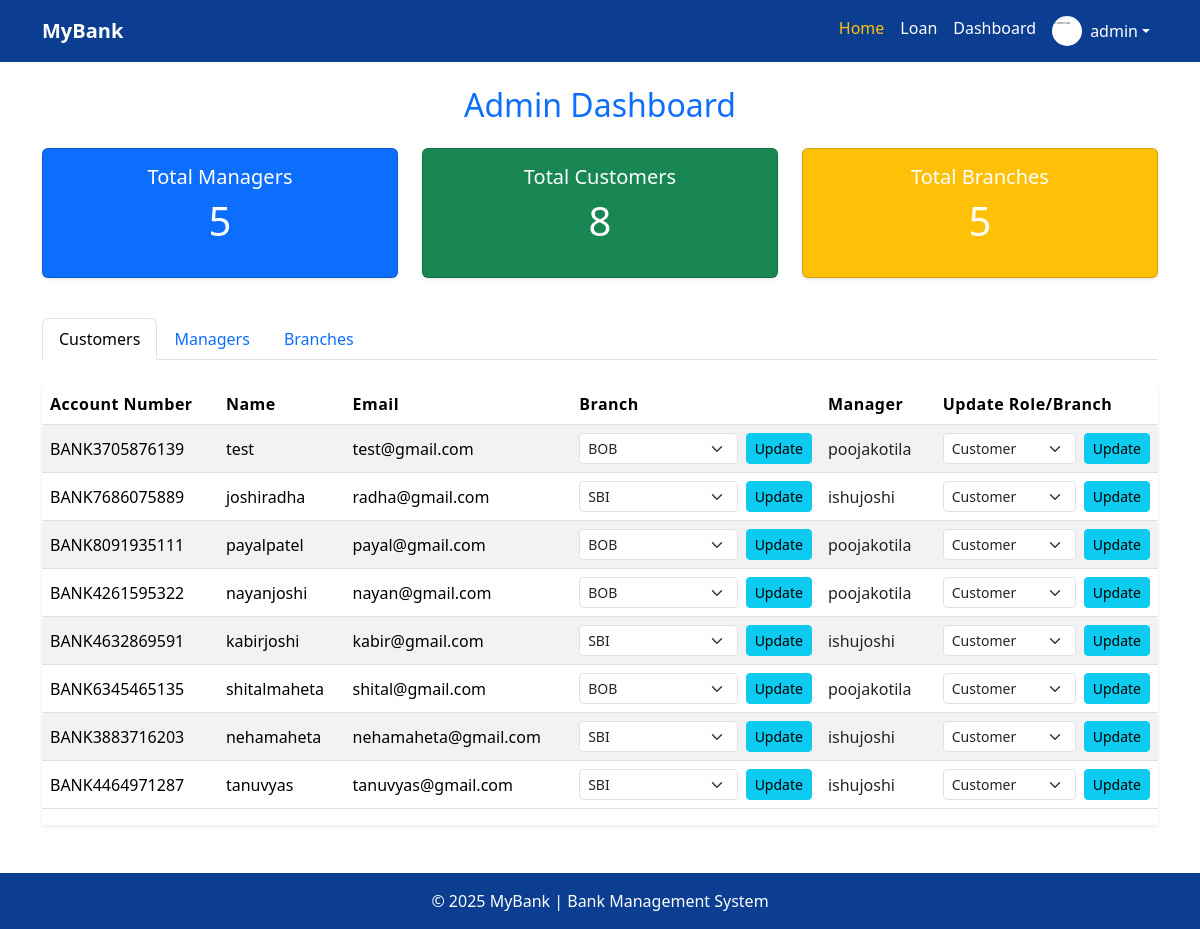
Before: /dashboard/admin/ (signed in) with the older database file.
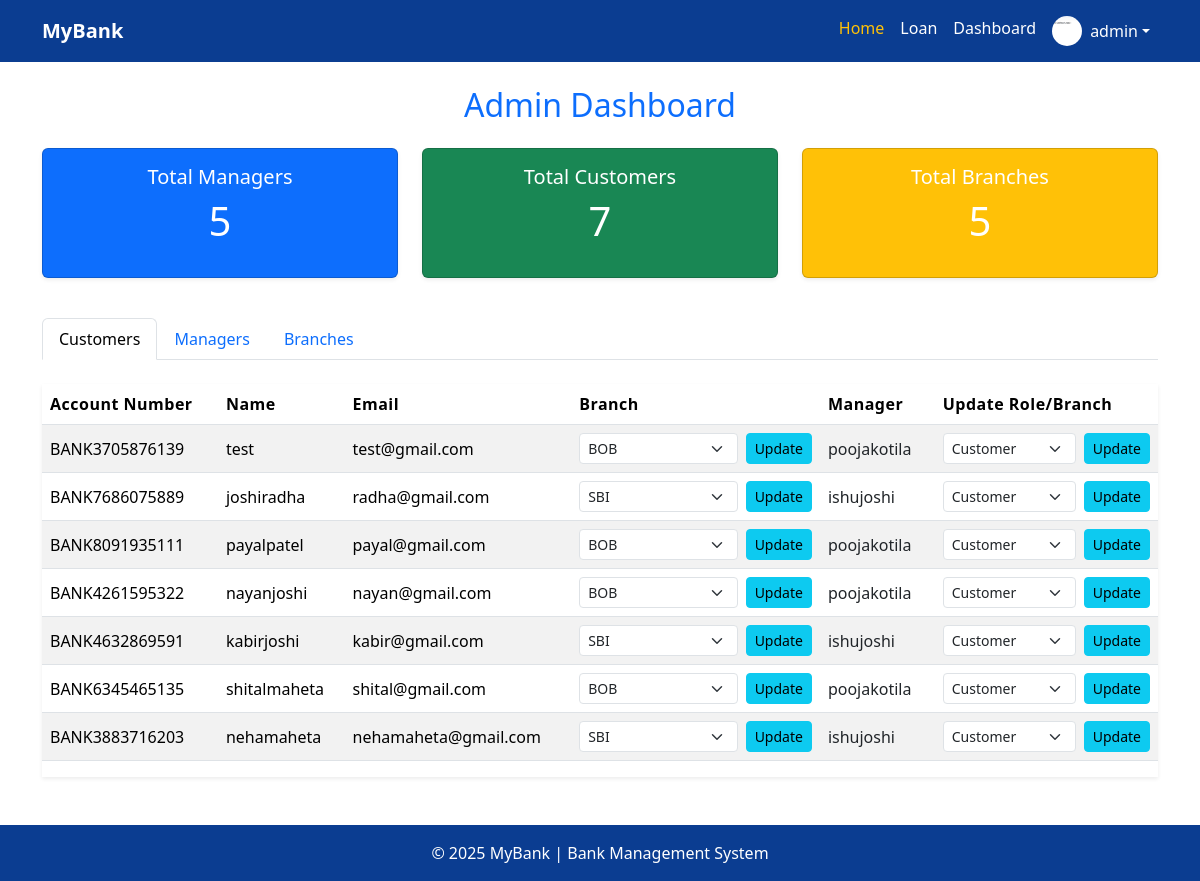
After: the same page with the newer database file.
### accounts/models.py (models this page shows, shortened)
class Profile(models.Model):
    user = models.OneToOneField(User, on_delete=models.CASCADE)
    role = models.CharField(max_length=10, choices=(
        ('admin','Admin'),
        ('manager','Manager'),
        ('customer','Customer'),
    ),
    default='customer')
    branch = models.ForeignKey(
        Branch,
        on_delete=models.SET_NULL,
        null=True,
        blank=True
    )
    message = models.TextField(blank=True, null=True)
    balance = models.DecimalField(max_digits=10, decimal_places=2, default=0.00)
    reply = models.TextField(blank=True, null=True)
    upi_id = models.CharField(max_length=100, blank=True, null=True)
    image = models.ImageField(upload_to='profile_pics/', default='default_profile.png', blank=True)
    disable_request = models.BooleanField(default=False)
    disable_approved = models.BooleanField(default=False)

class Account(models.Model):
    user = models.OneToOneField(User, on_delete=models.CASCADE)
    account_number = models.CharField(max_length=20, unique=True, blank=True)
    created_at = models.DateTimeField(auto_now_add=True)

### branches/views.py (the view, shortened to what this page needs)
# urls.py: path('dashboard/admin/', views.admin_dash, name='admin_dash'),
@login_required
def admin_dash(request):
    profile = Profile.objects.get(user=request.user)
    if profile.role != 'admin':
        return redirect('home')
    branches = Branch.objects.all()
    managers = Profile.objects.filter(role='manager')
    customers = Profile.objects.filter(role='customer')
    customer_data = []
    for customer in customers:
        branch = customer.branch
        if branch:
            branch_managers = Profile.objects.filter(branch=branch, role='manager')
            manager_names = [m.user.get_full_name() or m.user.username for m in branch_managers]
        else:
            manager_names = []
        account_number = getattr(getattr(customer.user, 'account', None), 'account_number', 'Not Assigned')
        customer_data.append({
            'customer': customer,
            'branch': branch,
            'managers': manager_names,
            'account_number': account_number,
        })
    branch_data = []
    for branch in branches:
        managers_count = Profile.objects.filter(branch=branch, role='manager').count()
        customers_count = Profile.objects.filter(branch=branch, role='customer').count()
        branch_data.append({
            'branch': branch,
            'managers_count': managers_count,
            'customers_count': customers_count,
        })
    context = {
        'branches': branches,
        'branch_data': branch_data,  # pass this to template
        'managers': managers,
        'customers': Profile.objects.filter(role='customer'),
        'customer_data': customer_data,
        'total_branches': branches.count(),
        'total_managers': Profile.objects.filter(role='manager').count(),
        'total_customers': Profile.objects.filter(role='customer').count(),
    }
    return render(request, 'admin/admin_dashboard.html', context)

### templates/admin/admin_dashboard.html (shortened to what this page needs)
{% extends 'base.html' %}
{% load static %}
{% block content %}
<div class="container my-4">
  <h2 class="mb-4 text-center text-primary">Admin Dashboard</h2>
  <div class="row mb-4">
    <div class="col-md-4 mb-3">
      <div class="card text-white bg-primary h-100 text-center shadow-sm">
        <div class="card-body">
          <h5>Total Managers</h5>
          <p class="display-6">{{ total_managers }}</p>
        </div>
      </div>
    </div>
    <div class="col-md-4 mb-3">
      <div class="card text-white bg-success h-100 text-center shadow-sm">
        <div class="card-body">
          <h5>Total Customers</h5>
          <p class="display-6">{{ total_customers }}</p>
        </div>
      </div>
    </div>
    <div class="col-md-4 mb-3">
      <div class="card text-white bg-warning h-100 text-center shadow-sm">
        <div class="card-body">
          <h5>Total Branches</h5>
          <p class="display-6">{{ total_branches }}</p>
        </div>
      </div>
    </div>
  </div>
  <ul class="nav nav-tabs mb-4" id="adminTab" role="tablist">
    <li class="nav-item" role="presentation">
      <button class="nav-link active" id="customers-tab" data-bs-toggle="tab" data-bs-target="#customers" type="button">Customers</button>
    </li>
    <li class="nav-item" role="presentation">
      <button class="nav-link" id="managers-tab" data-bs-toggle="tab" data-bs-target="#managers" type="button">Managers</button>
    </li>
    <li class="nav-item" role="presentation">
      <button class="nav-link" id="branches-tab" data-bs-toggle="tab" data-bs-target="#branches" type="button">Branches</button>
    </li>
  </ul>
  <div class="tab-content" id="adminTabContent">
    <div class="tab-pane fade show active" id="customers">
      <div class="table-responsive shadow-sm mb-5">
        <table class="table table-striped table-hover align-middle custom-table">
          <thead class="bg-primary text-white">
            <tr>
              <th>Account Number</th>
              <th>Name</th>
              <th>Email</th>
              <th>Branch</th>
              <th>Manager</th>
              <th>Update Role/Branch</th>
            </tr>
          </thead>
          <tbody>
            {% for data in customer_data %}
            <tr>
              <td>{{ data.account_number }}</td>
              <td>{{ data.customer.user.username }}</td>
              <td>{{ data.customer.user.email }}</td>
              <td>
                <form method="POST" class="d-flex align-items-center">
                  <select name="branch_id" class="form-select form-select-sm me-2">
                    {% for branch in branches %}
                      <option value="{{ branch.id }}" {% if data.branch and data.branch.id == branch.id %}selected{% endif %}>{{ branch.name }}</option>
                    {% endfor %}
                  </select>
                  <button type="submit" class="btn btn-sm btn-info">Update</button>
                </form>
              </td>
              <td>
                {% if data.managers %}
                  {% for manager_name in data.managers %}
                    <span class="text-dark me-1">{{ manager_name }}</span>
                  {% endfor %}
                {% else %}
                  <span class="text-muted">No Manager Assigned</span>
                {% endif %}
              </td>
              <td>
                <form method="POST" class="d-flex align-items-center">
                  <select name="new_role" class="form-select form-select-sm me-2">
                    <option value="customer" {% if data.customer.role == 'customer' %}selected{% endif %}>Customer</option>
                  </select>
                  <button type="submit" class="btn btn-sm btn-info">Update</button>
                </form>
              </td>
            </tr>
            {% empty %}
            <tr>
              <td colspan="6" class="text-center text-muted">No customers found.</td>
            </tr>
            {% endfor %}
          </tbody>
        </table>
      </div>
    </div>
  </div>
</div>
{% endblock %}

### templates/base.html (shortened to what this page needs)
{% load static %}
<!DOCTYPE html>
<html lang="en">
  <head>
    <link
      href="https://cdn.jsdelivr.net/npm/bootstrap@5.3.2/dist/css/bootstrap.min.css"
      rel="stylesheet"
    />
  </head>
  <body>
    <nav class="navbar navbar-expand-lg navbar-dark">
      <div class="container">
        <a class="navbar-brand fw-bold" href="{% url 'home' %}">MyBank</a>
        <div class="collapse navbar-collapse" id="navbarNav">
          <ul class="navbar-nav ms-auto">
            <li class="nav-item">
              <a class="nav-link active" href="{% url 'home' %}">Home</a>
            </li>
            <li class="nav-item">
              <a class="nav-link" href="{% url 'home_loan' %}">Loan</a>
            </li>
            {% if user.is_authenticated %}
            <li class="nav-item">
              <a class="nav-link" href="{% url 'open_accounts' %}">Dashboard</a>
            </li>
             {% endif %}
            {% if user.is_authenticated %}
            <li class="nav-item dropdown">
              <a
                class="nav-link dropdown-toggle d-flex align-items-center"
                href="#"
                id="userDropdown"
                role="button"
                data-bs-toggle="dropdown"
              >
                {% if user.profile.image %}
                <img
                  src="{{ user.profile.image.url }}"
                  alt="Profile Image"
                  class="rounded-circle me-2 profile-img"
                />
                {% else %}
                <img
                  src="{% static 'profile_pics/default.png' %}"
                  alt="Default Profile"
                  class="rounded-circle me-2 profile-img"
                />
                {% endif %} {{ user.username }}
              </a>
            </li>
            {% endif %}
          </ul>
        </div>
      </div>
    </nav>
    {% block content %}{% endblock %}
    <footer class="text-center py-3">
      <p class="mb-0">© 2025 MyBank | Bank Management System</p>
    </footer>
  </body>
</html>

### templates/base.html (style rules this page uses)
body { font-family: "Segoe UI", sans-serif; }
footer { background-color: #0b3d91; color: white; }
.navbar { background-color: #0b3d91; }
.navbar .nav-link, .navbar .navbar-brand { color: #ffffff; }
.navbar .nav-link:hover, .navbar .nav-link.active { color: #ffc107; }
.profile-img { width: 30px; height: 30px; object-fit: cover; }

### templates/admin/admin_dashboard.html (style rules this page uses)
.custom-table thead th { font-weight: 600; letter-spacing: 0.5px; }

Changed rows visible on the page:
removed Profile: account_number "BANK4464971287", customer.user.username "tanuvyas", customer.user.email "tanuvyas@gmail.com", branch_id "SBI", managers "ishujoshi", new_role "Customer"
Other visible differences:
{{ total_customers }}: "8" → "7"
